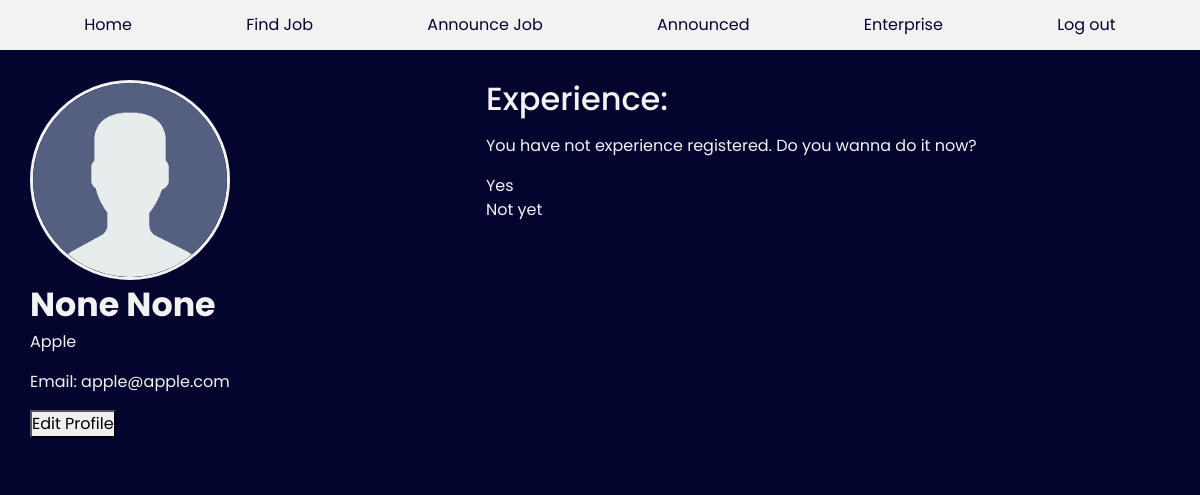
The page /profile (signed in) on the database its author committed.
### newjob/models.py (models this page shows, shortened)
class User(AbstractUser, models.Model):
    password = models.CharField(max_length=100, default='12345678')
    first_name = models.CharField(max_length=50, blank=True, null=True)
    last_name = models.CharField(max_length=50, blank=True, null=True)
    username = models.CharField(max_length=50, blank=True, null=True, default='my_name', unique=True)
    image = models.ImageField(default='users_images/user_image_default.png', upload_to='users_images/')
    email = models.EmailField(unique=True)
    experience = models.CharField(max_length=400, blank=True)
    enterprise = models.BooleanField(default=False)
    if enterprise:
        username = models.CharField(max_length=50, blank=True, null=True, default='enterprise', unique=True)
        enterprise_description = models.CharField(max_length=500, blank=True, null=True, default='none', unique=False)

### newjob/views.py (the view)
# urls.py: path('profile', views.profile, name='profile'),
def profile(request):
    if request.user.is_authenticated:
        return render(request, "newjob/profile.html")
    else:
        return HttpResponseRedirect(reverse("login"))

### newjob/templates/newjob/profile.html (shortened to what this page needs)
{% extends 'newjob/layout.html' %}
{% load static %}
{% block head %}
    <link href="{% static 'newjob/css/profile.css' %}" rel="stylesheet">
{% endblock %}
{% block body %}
    <div class="display">
        <div class="left">
            <div class="user_image">
                <img src="/static/newjob/media/{{user.image}}" alt="">
            </div>
            <div class="info">
                <strong>{{user.first_name}} {{user.last_name}}</strong>
                <p>{{user.username}}</p>
                <p>Email: {{user.email}}</p>
                <a href="{% url 'edit_profile' %}">
                    <button>Edit Profile</button>
                </a>
            </div>
        </div>
        <div class="right">
            <h2>Experience:</h2>
            {% if user.experience == "" %}
                <div class="question">
                    <p>
                        You have not experience registered. Do you wanna do it now? <br>
                        <div class="response">
                            <div class="yes">Yes</div> <div class="not_yet">Not yet</div>
                        </div>
                    </p>
                </div>
            {% endif %}
        </div>
    </div>
{% endblock %}

### newjob/static/newjob/css/profile.css (style rules this page uses)
.display { background-color: #04052E; padding: 30px; color: #f2f2f2; display: flex; justify-content: space-between; }
.left { width: 40%; height: 100%; }
.right { width: 60%; height: 100%; }
.user_image img { width: 200px; height: 200px; border: 3px solid #f2f2f2; border-radius: 200px; object-fit: cover; }
strong { color: #f2f2f2; font-size: 25pt; }

### newjob/static/newjob/css/layout.css (style rules this page uses)
* { padding: 0; margin: 0; box-sizing: border-box; font-family: 'Poppins', sans-serif; }
html { padding-top: 50px; background-color: #04052E; }

### rows shown on the page
User: image (placeholder picture), first_name "None", last_name "None", username "Apple", email "apple@apple.com"
